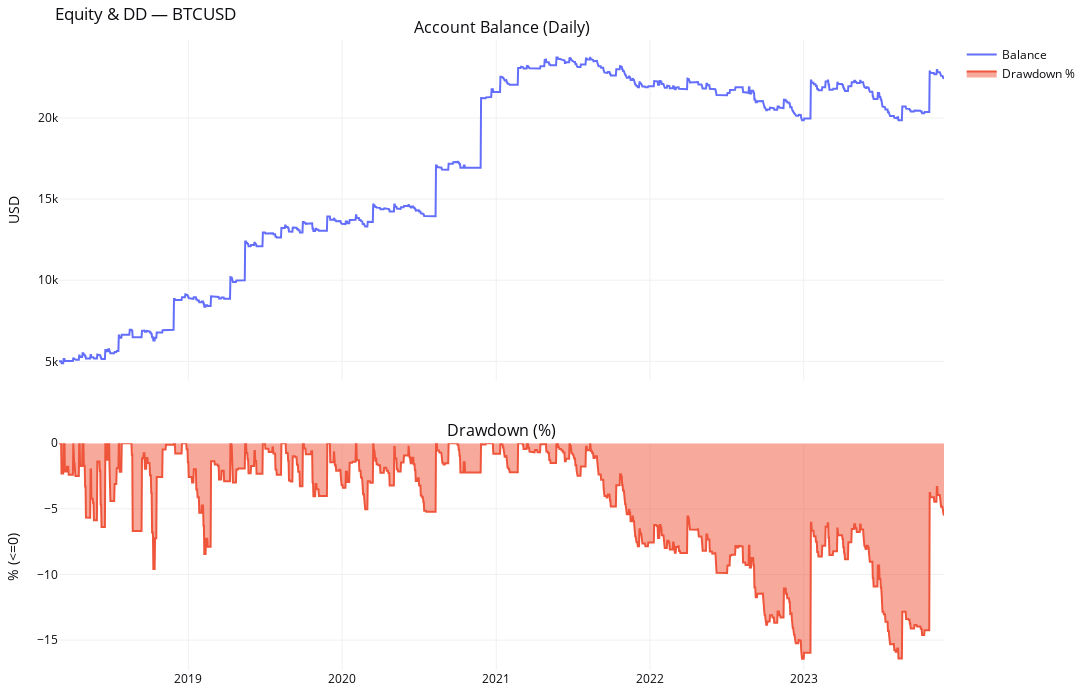
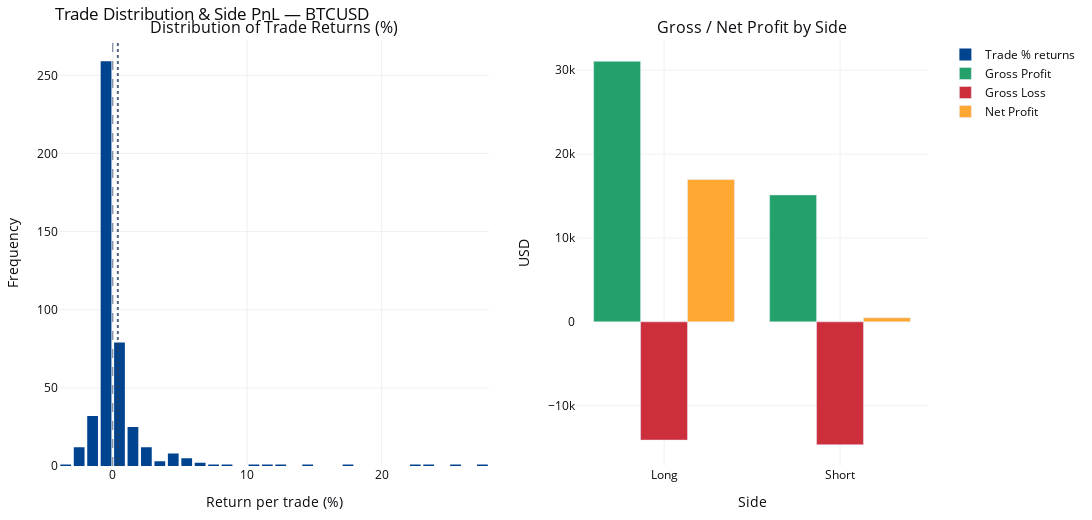

Notebook cell for these charts, in order:
### Markdown cell above
## 4.1 Train data

### Code cell
res_opt_train = run_backtest_for_symbol_v2(
    pair=PAIR,
    timeframe=TIMEFRAME,
    start_date=START_DATE,
    end_date=END_DATE,
    initial_capital=INITIAL_CAPITAL,
    risk_per_trade=RISK_PER_TRADE,
    risk_mode=RISK_MODE,
    commission_per_lot=COMMISSION_PER_LOT,
    lookback=OPTIMIZE_LOOKBACK,
)

print(f"\n=== {PAIR} ===")
display(res_opt_train["report_df"].T)

fig_equity = plot_equity_and_dd(res_opt_train["balance_daily"], res_opt_train["dd_pct"])
fig_equity.update_layout(title_text=f"Equity & DD — {PAIR}")
fig_equity.show()

fig_trade = plot_trade_distribution_and_side_pnl(res_opt_train["trades"])
fig_trade.update_layout(title_text=f"Trade Distribution & Side PnL — {PAIR}")
fig_trade.show()

### Figure 1 — Plotly figure (JSON) as saved in the notebook; plotly's stock layout.template omitted (floating-point values rounded to 4 significant figures; data arrays with more than 128 entries replaced by an {"elided": "..."} marker saying what was removed)
{"data": [{"mode": "lines", "name": "Balance", "type": "scatter", "x": {"elided": "2102 str values"}, "xaxis": "x", "y": {"elided": "2102 float values"}, "yaxis": "y"}, {"fill": "tozeroy", "mode": "lines", "name": "Drawdown %", "type": "scatter", "x": {"elided": "2102 str values"}, "xaxis": "x2", "y": {"elided": "2102 float values"}, "yaxis": "y2"}], "layout": {"annotations": [{"font": {"size": 16}, "showarrow": false, "text": "Account Balance (Daily)", "x": 0.5, "xanchor": "center", "xref": "paper", "y": 1, "yanchor": "bottom", "yref": "paper"}, {"font": {"size": 16}, "showarrow": false, "text": "Drawdown (%)", "x": 0.5, "xanchor": "center", "xref": "paper", "y": 0.36, "yanchor": "bottom", "yref": "paper"}], "font": {"color": "#0c0d11", "size": 12}, "height": 700, "margin": {"b": 30, "l": 40, "r": 30, "t": 40}, "paper_bgcolor": "#ffffff", "plot_bgcolor": "#ffffff", "showlegend": true, "title": {"text": "Equity & DD — BTCUSD"}, "width": 1300, "xaxis": {"anchor": "y", "domain": [0, 1], "gridcolor": "#f0f0f0", "matches": "x2", "showticklabels": false}, "xaxis2": {"anchor": "y2", "domain": [0, 1], "gridcolor": "#f0f0f0"}, "yaxis": {"anchor": "x", "domain": [0.46, 1], "gridcolor": "#f0f0f0", "title": {"text": "USD"}}, "yaxis2": {"anchor": "x2", "domain": [0, 0.36], "gridcolor": "#f0f0f0", "title": {"text": "% (<=0)"}}}}

### Figure 2 — Plotly figure (JSON) as saved in the notebook; plotly's stock layout.template omitted (floating-point values rounded to 4 significant figures; data arrays with more than 128 entries replaced by an {"elided": "..."} marker saying what was removed)
{"data": [{"hovertemplate": "Return: %{x:.2f}%<br>Count: %{y}<extra></extra>", "marker": {"color": "#00438F"}, "name": "Trade % returns", "nbinsx": 50, "type": "histogram", "x": {"elided": "449 float values"}, "xaxis": "x", "yaxis": "y"}, {"hovertemplate": "%{x}<br>$%{y:.2f}<extra></extra>", "marker": {"color": "#24A06B"}, "name": "Gross Profit", "type": "bar", "x": ["Long", "Short"], "xaxis": "x2", "y": [31060.0, 15130.0], "yaxis": "y2"}, {"hovertemplate": "%{x}<br>$%{y:.2f}<extra></extra>", "marker": {"color": "#CC2E3C"}, "name": "Gross Loss", "type": "bar", "x": ["Long", "Short"], "xaxis": "x2", "y": [-14100.0, -14650.0], "yaxis": "y2"}, {"hovertemplate": "%{x}<br>$%{y:.2f}<extra></extra>", "marker": {"color": "#FFA733"}, "name": "Net Profit", "type": "bar", "x": ["Long", "Short"], "xaxis": "x2", "y": [16970.0, 481.6], "yaxis": "y2"}], "layout": {"annotations": [{"font": {"size": 16}, "showarrow": false, "text": "Distribution of Trade Returns (%)", "x": 0.2475, "xanchor": "center", "xref": "paper", "y": 1, "yanchor": "bottom", "yref": "paper"}, {"font": {"size": 16}, "showarrow": false, "text": "Gross / Net Profit by Side", "x": 0.7975, "xanchor": "center", "xref": "paper", "y": 1, "yanchor": "bottom", "yref": "paper"}], "barmode": "group", "font": {"color": "#0c0d11", "size": 12}, "height": 520, "margin": {"b": 30, "l": 40, "r": 30, "t": 40}, "paper_bgcolor": "#ffffff", "plot_bgcolor": "#ffffff", "shapes": [{"line": {"dash": "dash", "width": 1}, "opacity": 0.7, "type": "line", "x0": 0, "x1": 0, "xref": "x", "y0": 0, "y1": 1, "yref": "y domain"}, {"line": {"dash": "dot", "width": 2}, "opacity": 0.8, "type": "line", "x0": 0.3772, "x1": 0.3772, "xref": "x", "y0": 0, "y1": 1, "yref": "y domain"}], "showlegend": true, "title": {"text": "Trade Distribution & Side PnL — BTCUSD"}, "width": 1300, "xaxis": {"anchor": "y", "domain": [0, 0.495], "gridcolor": "#f0f0f0", "title": {"text": "Return per trade (%)"}}, "xaxis2": {"anchor": "y2", "domain": [0.595, 1], "gridcolor": "#f0f0f0", "title": {"text": "Side"}}, "yaxis": {"anchor": "x", "domain": [0, 1], "gridcolor": "#f0f0f0", "title": {"text": "Frequency"}}, "yaxis2": {"anchor": "x2", "domain": [0, 1], "gridcolor": "#f0f0f0", "title": {"text": "USD"}}}}
